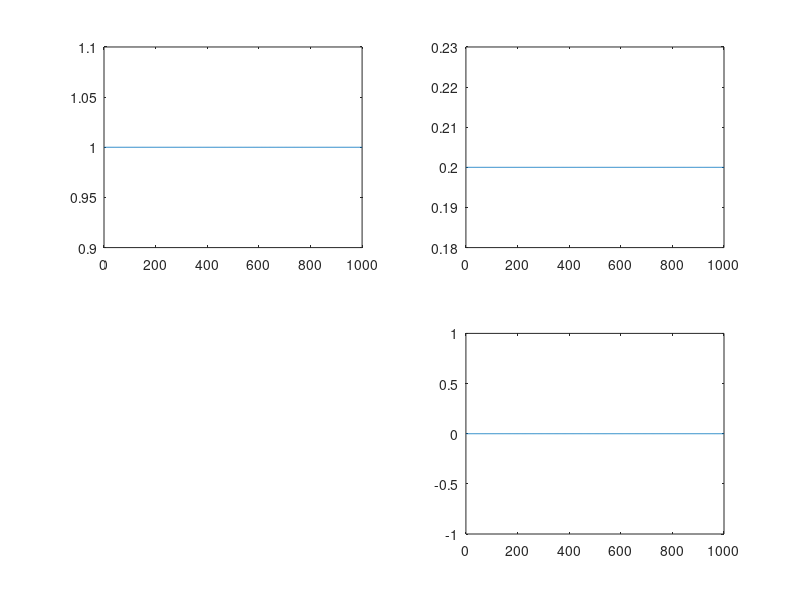

Here is the MATLAB script that generated this plot:
clear;
% close all;
clc;
format long
tic;

% Definition of parameters
n = 5; %size
N = n^2;
tmax = 1e3; % eventnumber
tstep = 1;
nt = round(tmax/tstep);
t=1:nt;

T = 0;

skip = 0;

% Cv = zeros(1,round((Tmax-Tmin)/Tstep+1));

% parameters of memeory
p = 2;
mem_con = cell(p,1);
coeff_save = zeros(N,N);
coeff_save2 = cell(n,n);
for i = 1:p
    mem_con{i} = round(rand(n))*2-1;
    coeff_save = coeff_save + kron(mem_con{i},mem_con{i});
end

for i = 1:n
    for j = 1:n
        coeff_save2{i,j} = coeff_save((i-1)*n+1:i*n,(j-1)*n+1:j*n);
    end
end

% load('mem_N16_p10_No1.mat');

spin = mem_con{1};

m2t = zeros(p,nt);
Et = zeros(1,nt);
figure;

subplot(2,2,1)
gM1 = plot(t,m2t(1,:));

subplot(2,2,2)
gM2 = plot(t,m2t(2,:));

% subplot(2,2,3)
% gM3 = plot(t,m2t(3,:));

subplot(2,2,4)
gEt = plot(t,Et);

Ett = 0;
ii = 1;

% Activation
for s = 1:skip
    r = ceil(rand(1,2)*n);
    coeff_it = coeff_save2{r(1),r(2)};
    dEt = (mean(coeff_it.*spin,'all')-coeff_it(r(1),r(2))*spin(r(1),r(2))/N)*spin(r(1),r(2));

    if rand < exp(-dEt/T)
        spin(r(1),r(2)) = -spin(r(1),r(2));
        Ett = Ett + dEt;
    end
end

spintotal = zeros(p,tmax);
Etotal = zeros(1,tmax);

for i = 1:tmax %模拟次数循环
    r = ceil(rand(1,2)*n);
    coeff_it = coeff_save2{r(1),r(2)};
    dEt = (mean(coeff_it.*spin,'all')-coeff_it(r(1),r(2))*spin(r(1),r(2))/N)*spin(r(1),r(2));
    
    if rand < exp(-dEt/T) %判断是否作出状态改变
        spin(r(1),r(2)) = -spin(r(1),r(2));
        Ett = Ett + dEt;
    end
    
    Etotal(i) = Ett;
    for j = 1:p
        temp = mem_con{j};
        spintotal(j,i) = mean(spin.*temp,'all')^2;
    end
    
    if mod(i-1,tstep)==0
        m2t(:,ii) = sqrt(spintotal(:,i));
        Et(ii) = Ett;
        ii = ii +1;
        set(gM1,'Ydata',double(m2t(1,:)));
        set(gM2,'Ydata',double(m2t(2,:)));
%         set(gM3,'Ydata',double(m2t(3,:)));
        set(gEt,'Ydata',double(Et));
        drawnow
    end
end

m2 = sqrt(mean(spintotal,2))

% for k = 1:N
%     figure;
%     temp = mem_con{k};
%     pcolor(double(temp));
%     colormap(gray(2));
% end
% figure;
% pcolor(double(spin));
% colormap(gray(2));

% Cv = var(Etotal)/T


toc;